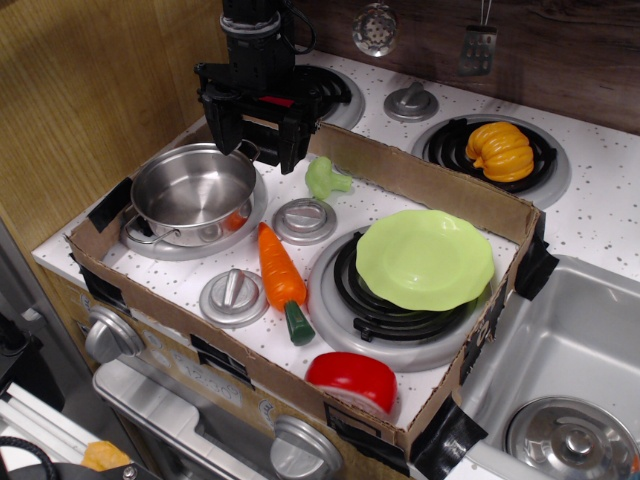
#> input picture data_clear/image/carrot.png, 640 x 480 px, found by its file name
$ python carrot_vis.py
#> lines starting #> are read from the running program, lines starting #| are printed output that depends on the picture
import json
import os
from PIL import Image, ImageDraw

trajectory_final = "/home/jin/6t/item/auto-labeling-Robot/data_clear/json/carrot.json"
img_dir = "/home/jin/6t/item/auto-labeling-Robot/data_clear/image/carrot.png"
output_img_dir = "/home/jin/6t/item/auto-labeling-Robot/data_clear/res"

os.makedirs(output_img_dir, exist_ok=True)

with open(trajectory_final, "r", encoding="utf-8") as f:
#> (reads data_clear/json/carrot.json from the repository)
    data = json.load(f)
if isinstance(data, dict):
    data = [data]

for item in data:
    filepath = img_dir if os.path.isfile(img_dir) else os.path.join(img_dir, str(item["id"]))
    points = item["points"]

    image = Image.open(filepath).convert("RGB")
    draw = ImageDraw.Draw(image)
    color = (255, 0, 0)
    thickness = 2

    scaled_points = [(point[0], point[1]) for point in points]
    for i in range(len(scaled_points) - 1):
        draw.line([scaled_points[i], scaled_points[i + 1]], fill=color, width=thickness)
    for x, y in scaled_points:
        r = 3
        draw.ellipse([(x - r, y - r), (x + r, y + r)], fill=color)

    output_img_path = os.path.join(output_img_dir, os.path.basename(filepath))
    print(f"Input filepath: {filepath}")
    print(f"Output image path: {output_img_path}")
    image.save(output_img_path)
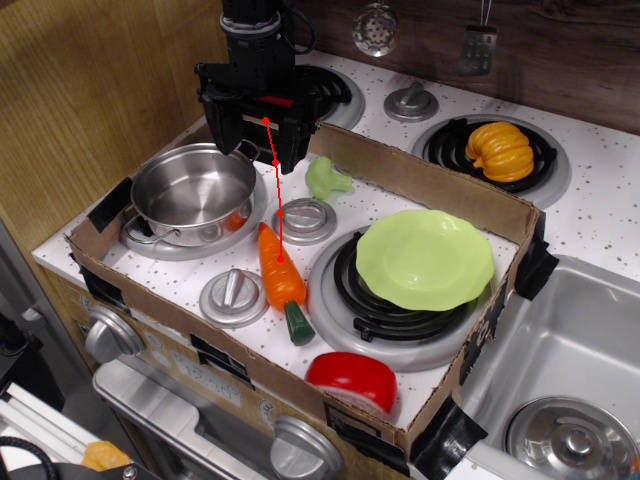
#> saved as carrot.png: PIL image 640x480 RGB; mean R, G, B 104.3, 91.5, 82.8
